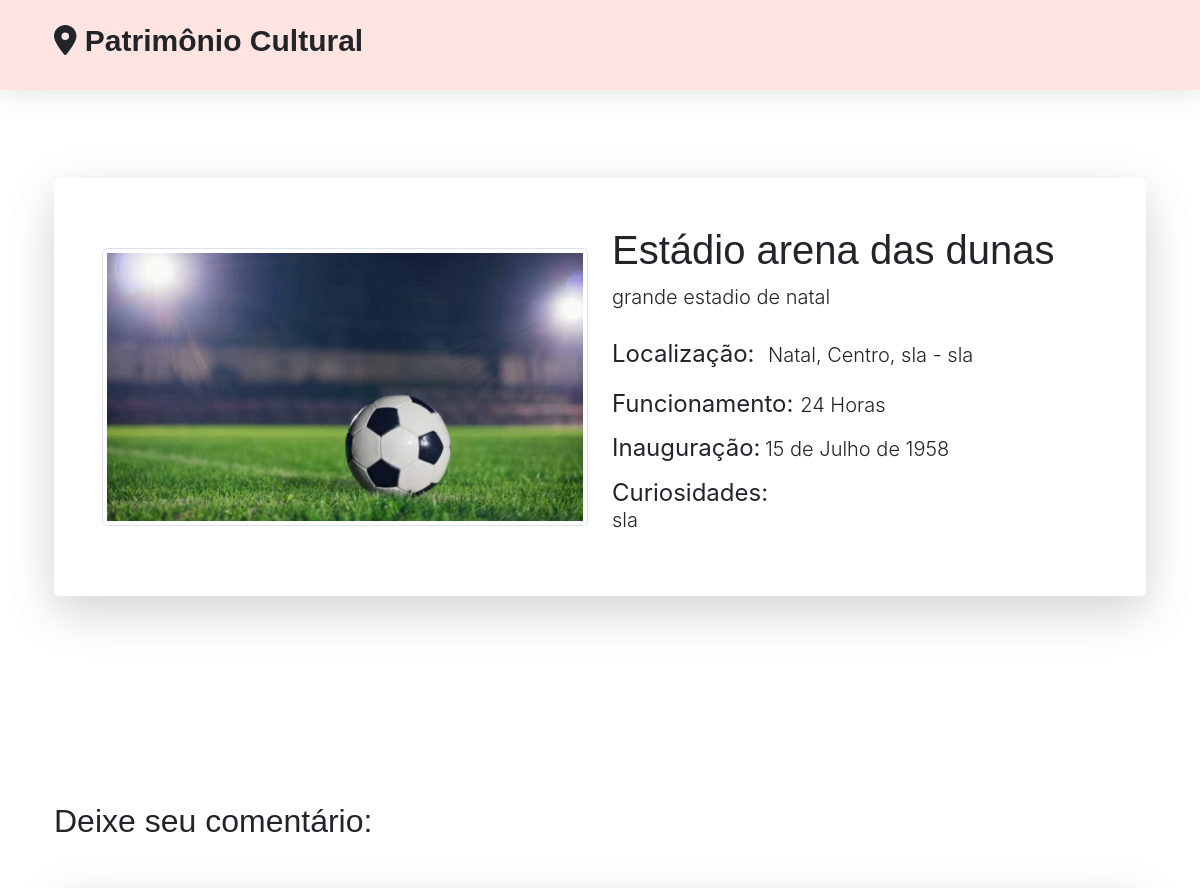
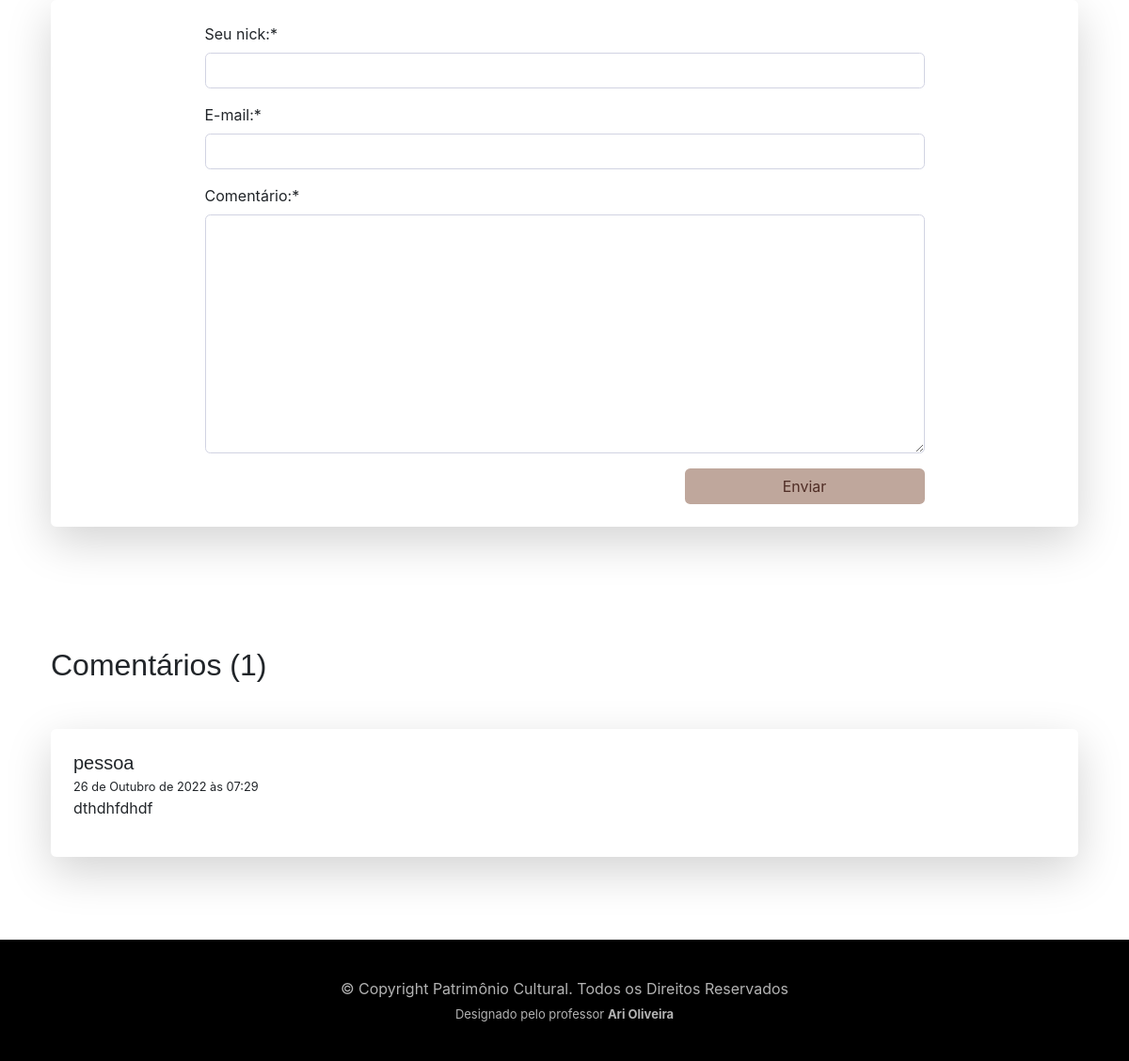
/showPatrimonio/5/, run on the app's committed database (2 pictures, top to bottom).
### PC/models.py (models this page shows, shortened)
class Patrimonio(models.Model):
    codigo = models.AutoField(primary_key=True)
    usuario = models.ForeignKey(Usuario, on_delete=models.CASCADE)
    nome = models.CharField(max_length=100)
    descricao = models.TextField(max_length=400)
    cidade = models.ForeignKey(Cidade, on_delete=models.CASCADE)
    bairro = models.CharField(max_length=100)
    logradouro = models.CharField(max_length=100)
    numero = models.CharField(max_length=16)
    datainauguracao = models.DateField(null=True, blank=True)
    funcionamento = models.CharField(max_length=100)
    curiosidades = models.TextField(null=True, blank=True)
    foto = models.ImageField(upload_to="img", null=True, blank=True)

class Cidade(models.Model):
    cidade = models.CharField(max_length=100)
    def __str__(self):
        return (self.cidade)

class Comentario(models.Model):
    codigo = models.AutoField(primary_key=True)
    patrimonio = models.ForeignKey(Patrimonio, on_delete=models.CASCADE)
    nome = models.CharField(max_length=100)
    email = models.EmailField()
    comentario = models.TextField()
    data = models.DateTimeField(default=datetime.now(), blank=True)

### PC/views.py (the view)
# urls.py: path('showPatrimonio/<int:id>/', showP, name='url_showP'),
def showP(request, id):
    permissao = False
    patr = Patrimonio.objects.get(pk=id)
    qtdComent = Comentario.objects.filter(patrimonio = id). aggregate(decla_count=Count ('*'))
    comt = Comentario.objects.filter(patrimonio = id)
    if permissaoM(request=request, obj=patr) == True:
        permissao = True
    if request.method == "POST":
        form = ComentarioForm(request.POST, request.FILES)
        if form.is_valid():
            obj = Comentario.objects.create(
                patrimonio = Patrimonio(codigo = id),
                nome = form.cleaned_data.get("nome"),
                comentario = form.cleaned_data.get("comentario"),
                data = datetime.now(),
            )
            obj.save()
            return redirect("/showPatrimonio/"+str(id))
    else:
        form = ComentarioForm()
    pacote = {
        "patrimonio": patr,
        "form": form,
        "qtdComent": qtdComent,
        "comentarios": comt,
        "cidades": cida,
        "permissao": permissao,
    }
    return render(request,"showP.html", pacote)

### PC/forms.py
class ComentarioForm(django_forms.Form):
    nome = django_forms.CharField(max_length=100, label="Seu nick:")
    email = django_forms.EmailField(label="E-mail:")
    comentario = django_forms.CharField(widget=django_forms.Textarea, max_length=1000, label="Comentário:")

### PC/views.py (called while the page is built)
def permissaoM(request, obj):
    if request.user.is_authenticated:
        current_user = request.user
        if current_user.tipo == "S" or current_user.tipo == "A":
            if current_user.cidade == obj.cidade or current_user.cidade == None:
                return True
    else:
        return False

### PC/templates/showP.html (shortened to what this page needs)
{% extends request.user.is_authenticated|yesno:'layouts/layout.html,layouts/index.html' %}
{% block conteudo %}
{% load crispy_forms_tags %}
<section class="category-section" >
  <div class="container" data-aos="fade-up">
    <div class="row mb-5">
      <div class="d-md-flex post-entry-2 half">
        <div class="card o-hidden border-0 shadow-lg my-5">
          <div class="card-body p-0">
              <section class="py-0">
                  <div class="container px-4 px-lg-5 my-5">
                      <div class="row gx-4 gx-lg-5 align-items-center">
                          <div class="col-md-6"><img class="img-thumbnail" src="{{ patrimonio.foto.url }}" alt="..." /></div>
                          <div class="col-md-6">
                            <h1 class="">{{ patrimonio.nome }}</h1>
                            <div class="mb-1 lead">{{ patrimonio.descricao }}</div>
                              <div class=" fs-0 mb-3 display-5">
                                  <span class="text-decoration-line h4"> Localização:</span>
                                  <span class="lead display-5">{{ patrimonio.cidade }}, {{ patrimonio.bairro }}, {{ patrimonio.logradouro}} - {{ patrimonio.numero }}</span>
                              </div>
                              <div class="fs-0 mb-3">
                                  <span class="text-decoration-line h4"> Funcionamento: </span>
                                  <span class="lead display-5">{{ patrimonio.funcionamento }}</span>
                              </div>
                              {%if patrimonio.datainauguracao != None %}
                              <div class="fs-0 mb-3">
                                  <span class="text-decoration-line h4"> Inauguração:</span>
                                  <span class="lead display-5">{{ patrimonio.datainauguracao }}</span>
                              </div>
                              {%endif%}
                              <div class="fs-0 mb-3">
                                  <span class="h4 text-gray-550"> Curiosidades:</span>
                                  <p class="lead display-5">{{ patrimonio.curiosidades }}</p>
                              </div>
                          </div>
                      </div>
                  </div>
              </section>
          </div>
        </div>
      </div>
    </div>
  </div>
</section>
<section class="category-section" >
  <div class="container" data-aos="fade-up">
    <h2>Deixe seu comentário:</h2>
        <div class="card o-hidden border-0 shadow-lg my-5">
          <div class="card-body p-0">
            <div class="row justify-content-center">
                <div class="col-lg-9">
                  <div class="m-4">
                    <div class="media g-mb-30 media-comment">
                        <div class="media-body u-shadow-v18 g-bg-secondary g-pa-30">
                          <form  class="user" method="POST">
                            {{form|crispy}}
                            <div class="text-right">
                              <input type="submit" class="btn bg-marrom text-logo col-sm-4 -md-auto" value="Enviar">
                            </div>
                          </form>
                        </div>
                    </div>
                  </div>
                </div>
              </div>
          </div>
        </div>
  </div>
</section>
<section class="category-section" >
  <div class="container" data-aos="fade-up">
    <h2>Comentários ({{ qtdComent.decla_count }})</h2>
        {% for i in comentarios %}
          <div class="card o-hidden border-0 shadow-lg my-5">
              <div class="card-body p-0">
                  <div class=" m-4">
                      <div class="media g-mb-30 media-comment">
                          <div class="media-body u-shadow-v18 g-bg-secondary g-pa-30">
                            <div class="">
                              <h5 class="h5 g-color-gray-dark-v1 mb-0">{{ i.nome }}</h5>
                              <span class="g-color-gray-dark-v4 g-font-size-12"><small>{{ i.data }}</small></span>
                            </div>
                            <p>{{ i.comentario }}</p>
                              {% load permission_tags %}
                          </div>
                      </div>
                  </div>
              </div>
          </div>
        {% endfor %}
  </div>
</section>
{% endblock %}

### PC/static/css/variables.css (style rules this page uses)
:root { --font-default: "Nunito", -apple-system, BlinkMacSystemFont, "Segoe UI", Roboto, "Helvetica Neue", Arial, sans-serif, "Apple Color Emoji", "Segoe UI Emoji", "Segoe UI Symbol", "Noto Color Emoji"; --font-primary: 'Nunito', sans-serif; --font-secondary: 'Inter', sans-serif; --color-default: #212529; --color-default-rgb: 33, 37, 41; --color-links: #212529; --color-links-hover: #15171a; --color-primary: #212529; --color-primary-light: #26282c; --color-primary-dark: #0b0c0e; --color-primary-rgb: 33, 37, 41; --color-primary-light-rgb: 38, 40, 44; --color-primary-dark-rgb: 11, 12, 14; --color-secondary: #596d80; --color-secondary-light: #8498aa; --color-secondary-dark: #404f5c; --color-secondary-rgb: 89, 109, 128; --color-secondary-light-rgb: 132, 152, 170; --color-secondary-dark-rgb: 64, 79, 92; --color-blue: #0d6efd; --color-blue-rgb: 13, 110, 253; --color-indigo: #6610f2; --color-indigo-rgb: 102, 16, 242; --color-purple: #6f42c1; --color-purple-rgb: 111, 66, 193; --color-pink: #f3268c; --color-pink-rgb: 243, 38, 140; --color-red: #df1529; --color-red-rgb: 223, 21, 4; --color-orange: #fd7e14; --color-orange-rgb: 253, 126, 20; --color-yellow: #ffc107; --color-yellow-rgb: 255, 193, 7; --color-green: #059652; --color-green-rgb: 5, 150, 82; --color-teal: #20c997; --color-teal-rgb: 32, 201, 151; --color-cyan: #0dcaf0; --color-cyan-rgb: 13, 202, 240; --color-white: #ffffff; --color-white-rgb: 255, 255, 255; --color-gray: #6c757d; --color-gray-rgb: 108, 117, 125; --color-black: #000000; --color-black-rgb: 0, 0, 0; --color-brown: #523E27; --color-brown-rgb: 82, 62, 39; }
:root { --bs-blue: var(--color-blue); --bs-indigo: var(--color-indigo); --bs-purple: var(--color-purple); --bs-pink: var(--color-pink); --bs-red: var(--color-red); --bs-orange: var(--color-orange); --bs-yellow: var(--color-yellow); --bs-green: var(--color-green); --bs-teal: var(--color-teal); --bs-cyan: var(--color-cyan); --bs-white: var(--color-white); --bs-gray: var(--color-gray); --bs-gray-dark: #343a40; --bs-gray-100: #f8f9fa; --bs-gray-200: #e9ecef; --bs-gray-300: #dee2e6; --bs-gray-400: #ced4da; --bs-gray-500: #adb5bd; --bs-gray-600: #6c757d; --bs-gray-700: #495057; --bs-gray-800: #343a40; --bs-gray-900: #212529; --bs-primary: var(--color-blue); --bs-secondary: var(--color-blue); --bs-success: #198754; --bs-info: #0dcaf0; --bs-warning: #ffc107; --bs-danger: #dc3545; --bs-light: #f8f9fa; --bs-dark: #212529; --bs-primary-rgb: var(--color-primary-rgb); --bs-secondary-rgb: var(--color-secondary-rgb); --bs-success-rgb: 25, 135, 84; --bs-info-rgb: 13, 202, 240; --bs-warning-rgb: 255, 193, 7; --bs-danger-rgb: 220, 53, 69; --bs-light-rgb: 248, 249, 250; --bs-dark-rgb: 33, 37, 41; --bs-white-rgb: var(--color-white-rgb); --bs-black-rgb: var(--color-black-rgb); --bs-body-color-rgb: var(--color-default-rgb); --bs-body-bg-rgb: 255, 255, 255; --bs-font-sans-serif: var(--font-default); --bs-font-monospace: SFMono-Regular, Menlo, Monaco, Consolas, "Liberation Mono", "Courier New", monospace; --bs-gradient: linear-gradient(180deg, rgba(255, 255, 255, 0.15), rgba(255, 255, 255, 0)); --bs-body-font-family: var(--font-default); --bs-body-font-size: 1rem; --bs-body-font-weight: 400; --bs-body-line-height: 1.5; --bs-body-color: var(--color-default); --bs-body-bg: #fff; }

### PC/static/css/main.css (style rules this page uses)
:root { scroll-behavior: smooth; }
body { color: rgba(var(--color-primary-rgb), 1); }
h1, h2, h3, h4, h5, h6 { font-family: var(--font-primary); }
section { padding: 40px 0; overflow: hidden; }
section { scroll-margin-top: 70px; }
.post-entry-2 { margin-bottom: 30px; }

### data on the page
Patrimonio: foto (picture), nome "Estádio arena das dunas", descricao "grande estadio de natal", cidade "Natal", bairro "Centro", logradouro "sla", numero "sla", funcionamento "24 Horas", datainauguracao "15 de Julho de 1958", curiosidades "sla"
Comentario: nome "pessoa", data "26 de Outubro de 2022 às 07:29", comentario "dthdhfdhdf"

### other printed values
{{ qtdComent.decla_count }} "1"
